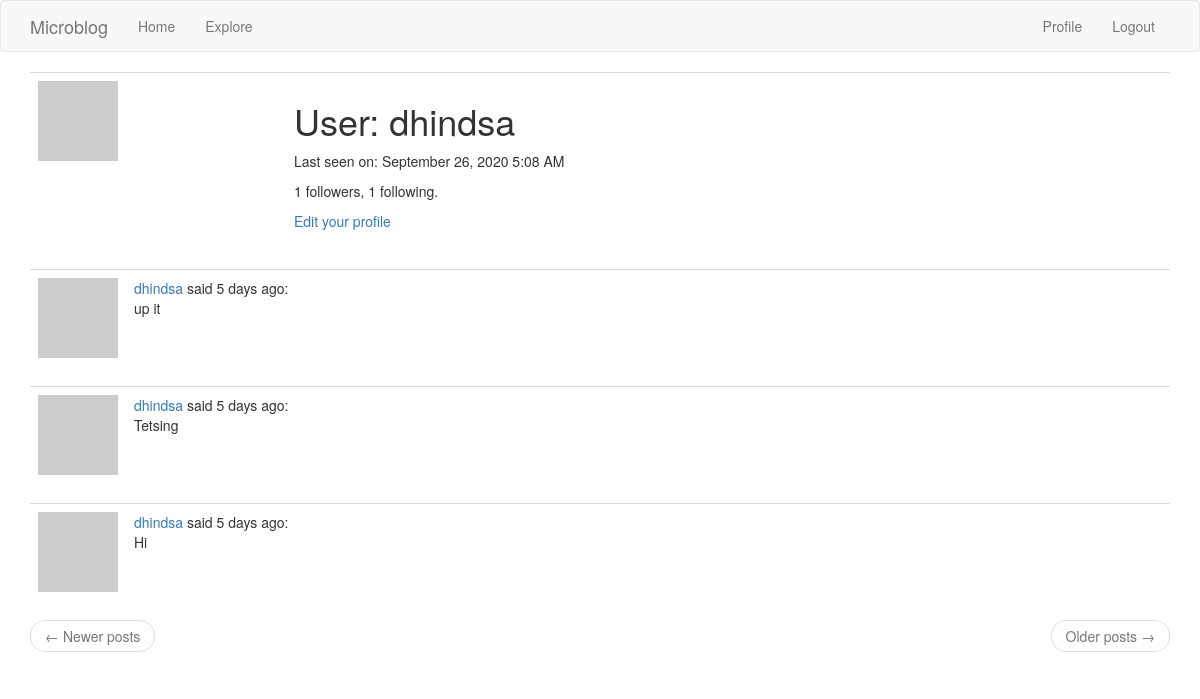
/user/dhindsa (signed in), run on an earlier commit of the app's database.
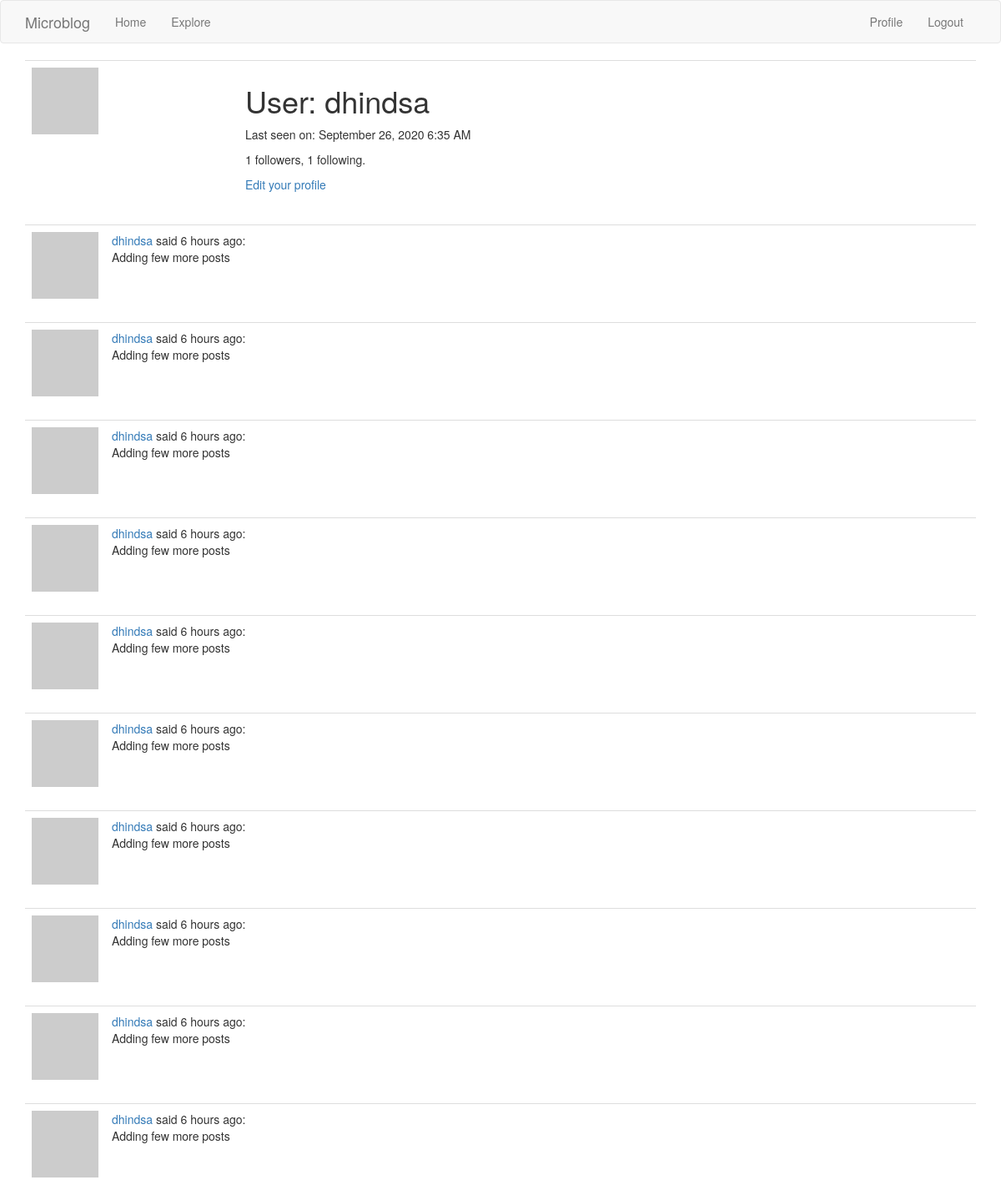
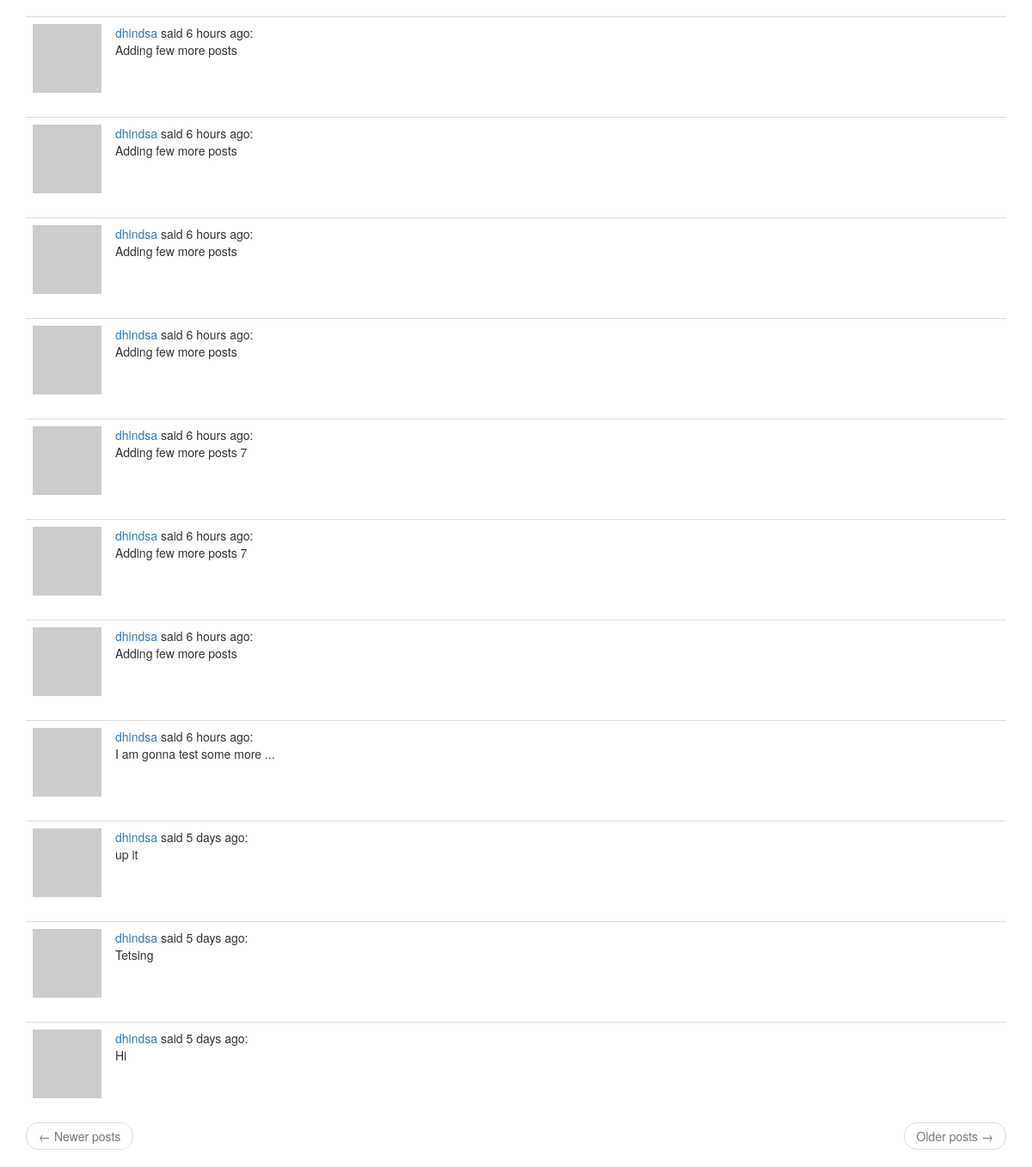
And on a later commit of the database (2 pictures, top to bottom).
### app/models.py (models this page shows, shortened)
class User(UserMixin, db.Model):
    id = db.Column(db.Integer, primary_key=True)
    username = db.Column(db.String(64), index=True, unique=True)
    email = db.Column(db.String(120), index=True, unique=True)
    password_hash = db.Column(db.String(128))
    posts = db.relationship('Post', backref='author', lazy='dynamic')
    about_me = db.Column(db.String(140))
    last_seen = db.Column(db.DateTime, default=datetime.utcnow)
    followed = db.relationship(
        'User', secondary=followers,
        primaryjoin=(followers.c.follower_id == id),
        secondaryjoin=(followers.c.followed_id == id),
        backref=db.backref('followers', lazy='dynamic'), lazy='dynamic')
    def avatar(self, size):
        digest = md5(self.email.lower().encode('utf-8')).hexdigest()
        return 'https://www.gravatar.com/avatar/{}?d=identicon&s={}'.format(
            digest, size)

class Post(db.Model):
    id = db.Column(db.Integer, primary_key=True)
    body = db.Column(db.String(140))
    timestamp = db.Column(db.DateTime, index=True, default=datetime.utcnow)
    user_id = db.Column(db.Integer, db.ForeignKey('user.id'))
    language = db.Column(db.String(5))

### app/routes.py (the view)
@app.route('/user/<username>')
@login_required
def user(username):
    user = User.query.filter_by(username=username).first_or_404()
    page = request.args.get('page', 1, type=int)
    posts = user.posts.order_by(Post.timestamp.desc()).paginate(
        page, app.config['POSTS_PER_PAGE'], False)
    next_url = url_for('user', username=user.username, page=posts.next_num) \
        if posts.has_next else None
    prev_url = url_for('user', username=user.username, page=posts.prev_num) \
        if posts.has_prev else None
    form = EmptyForm()
    return render_template('user.html', user=user, posts=posts.items,
                           next_url=next_url, prev_url=prev_url, form=form)

### app/models.py (called while the page is built)
@login.user_loader
def load_user(id):
    return User.query.get(int(id))

### app/routes.py (called while the page is built)
@app.before_request
def before_request():
    if current_user.is_authenticated:
        current_user.last_seen = datetime.utcnow()
        db.session.commit()

### app/templates/user.html (shortened to what this page needs)
{% extends "base.html" %}
{% block app_content %}
<table class="table table-hover">
    <tr>
        <td width="256px"><img src="{{ user.avatar(256) }}"></td>
        <td>
            <h1>User: {{ user.username }}</h1>
            {% if user.last_seen %}
            <p>Last seen on: {{ moment(user.last_seen).format('LLL') }}</p>
            {% endif %}                <p>{{ user.followers.count() }} followers, {{ user.followed.count() }} following.</p>
            {% if user == current_user %}
            <p><a href="{{ url_for('edit_profile') }}">Edit your profile</a></p>
            {% endif %}
        </td>
    </tr>
</table>
{% for post in posts %}
{% include '_post.html' %}
{% endfor %}
<nav aria-label="...">
    <ul class="pager">
        <li class="previous{% if not prev_url %} disabled{% endif %}">
            <a href="{{ prev_url or '#' }}">
                <span aria-hidden="true">&larr;</span> Newer posts
            </a>
        </li>
        <li class="next{% if not next_url %} disabled{% endif %}">
            <a href="{{ next_url or '#' }}">
                Older posts <span aria-hidden="true">&rarr;</span>
            </a>
        </li>
    </ul>
</nav>
{% endblock %}

### app/templates/_post.html
<table class="table table-hover">
	<tr>
		<td width="70px">
			<a href="{{ url_for('user', username=post.author.username) }}">
				<img src="{{ post.author.avatar(70) }}" />
			</a>
		</td>
		<td>
			<a href="{{ url_for('user', username=post.author.username) }}">
				{{ post.author.username }}
			</a>
			said {{ moment(post.timestamp).fromNow() }}:
			<br>
			<span id="post{{ post.id }}">{{ post.body }}</span>
		</td>
	</tr>
</table>

What changed in the data, as far as the page shows it:
changed User "dhindsa": last_seen "September 26, 2020 5:08 AM" → "September 26, 2020 6:35 AM"
added Post: author.username "dhindsa", timestamp "6 hours ago", body "Adding few more posts"
added Post: author.username "dhindsa", timestamp "6 hours ago", body "Adding few more posts"
added Post: author.username "dhindsa", timestamp "6 hours ago", body "Adding few more posts"
added Post: author.username "dhindsa", timestamp "6 hours ago", body "Adding few more posts"
added Post: author.username "dhindsa", timestamp "6 hours ago", body "Adding few more posts"
added Post: author.username "dhindsa", timestamp "6 hours ago", body "Adding few more posts"
added Post: author.username "dhindsa", timestamp "6 hours ago", body "Adding few more posts"
added Post: author.username "dhindsa", timestamp "6 hours ago", body "Adding few more posts"
added Post: author.username "dhindsa", timestamp "6 hours ago", body "Adding few more posts"
added Post: author.username "dhindsa", timestamp "6 hours ago", body "Adding few more posts"
added Post: author.username "dhindsa", timestamp "6 hours ago", body "Adding few more posts"
added Post: author.username "dhindsa", timestamp "6 hours ago", body "Adding few more posts"
added Post: author.username "dhindsa", timestamp "6 hours ago", body "Adding few more posts"
added Post: author.username "dhindsa", timestamp "6 hours ago", body "Adding few more posts"
added Post: author.username "dhindsa", timestamp "6 hours ago", body "Adding few more posts 7"
added Post: author.username "dhindsa", timestamp "6 hours ago", body "Adding few more posts 7"
added Post: author.username "dhindsa", timestamp "6 hours ago", body "Adding few more posts"
added Post: author.username "dhindsa", timestamp "6 hours ago", body "I am gonna test some more ..."
